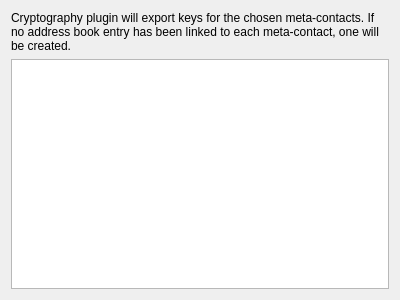
<ui version="4.0" >
 <author>Charles Connell</author>
 <class>ExportKeysUI</class>
 <widget class="QWidget" name="ExportKeysUI" >
  <property name="geometry" >
   <rect>
    <x>0</x>
    <y>0</y>
    <width>400</width>
    <height>300</height>
   </rect>
  </property>
  <layout class="QVBoxLayout" >
   <item>
    <widget class="QLabel" name="label" >
     <property name="text" >
      <string>Cryptography plugin will export keys for the chosen meta-contacts. If no address book entry has been linked to each meta-contact, one will be created.</string>
     </property>
     <property name="wordWrap" >
      <bool>true</bool>
     </property>
    </widget>
   </item>
   <item>
    <widget class="KListWidget" name="keyList" />
   </item>
  </layout>
 </widget>
 <customwidgets>
  <customwidget>
   <class>KListWidget</class>
   <extends>QListWidget</extends>
   <header>klistwidget.h</header>
  </customwidget>
 </customwidgets>
 <resources/>
 <connections/>
</ui>
